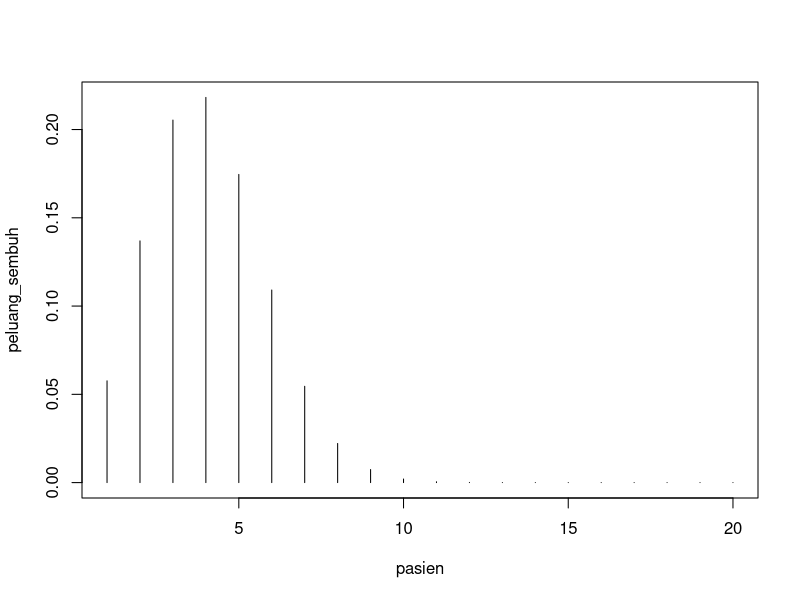

Write R code to recreate this figure.
# a
dbinom(x = 4, size = 20, prob=0.2)
# b
pasien = 1:20
peluang_sembuh = dbinom(pasien, size=20, prob=.2)
plot(pasien, peluang_sembuh,type='h')
# c
mean(peluang_sembuh)
var(peluang_sembuh)
